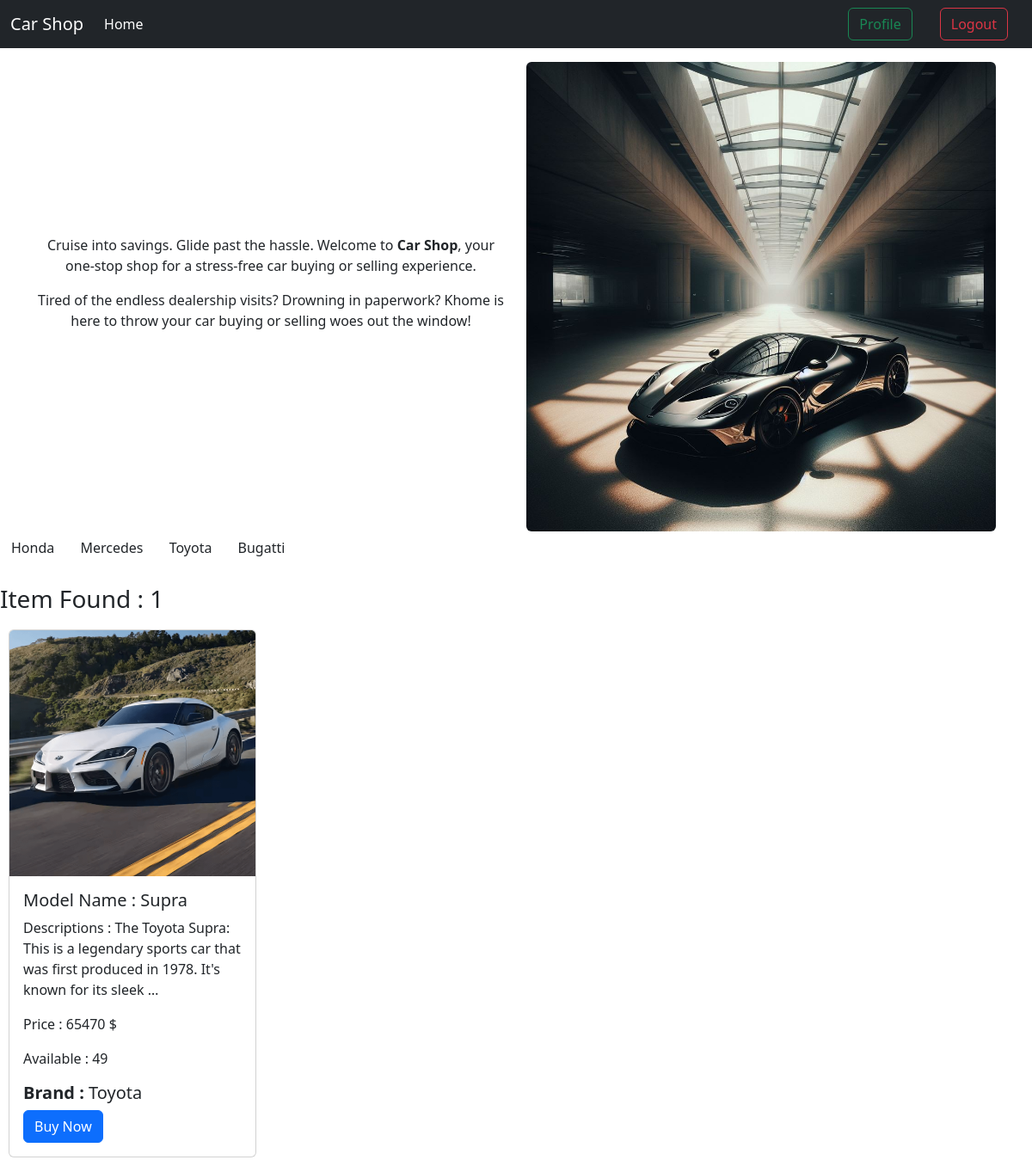
The page /brand/toyota/ (signed in) on the database its author committed.
### car_brand/models.py (models this page shows, shortened)
class Car_Brand(models.Model):
    model_name = models.CharField(max_length = 50)
    slug = models.SlugField(max_length=100,unique=True, null=True, blank=True)

### car_model/models.py (models this page shows, shortened)
class Car_Model(models.Model):
    image = models.ImageField(upload_to='car_model/media/uploads/', blank = True, null = True)
    car_name = models.CharField(max_length = 30)
    car_descriptions = models.TextField()
    car_price = models.CharField(max_length = 40)
    quantity = models.IntegerField(default=0)
    brand = models.ForeignKey(Car_Brand, on_delete = models.CASCADE)

### car_sell/views.py (the view)
# urls.py: 2. Add a URL to urlpatterns:  path('', views.home, name='home')
def home(request, Brand_slug = None):
    data = Car_Model.objects.all()
    if Brand_slug is not None:
        brand = Car_Brand.objects.get(slug = Brand_slug)
        data = Car_Model.objects.filter(brand = brand)
    brands = Car_Brand.objects.all()
    return render(request,'home.html',{'data':data, 'brand':brands})

### templates/home.html (shortened to what this page needs)
{% extends 'base.html' %} {% load static %} {% block content %}
<div class="container">
  <div class="row align-items-center">
    <div class="col-md-6">
      <div class="some_text text-center">
        <p>
          Cruise into savings. Glide past the hassle. Welcome to
          <strong>Car Shop</strong>, your one-stop shop for a stress-free car
          buying or selling experience.
        </p>
        <p>
          Tired of the endless dealership visits? Drowning in paperwork? Khome
          is here to throw your car buying or selling woes out the window!
        </p>
      </div>
    </div>
    <div class="col-md-6">
      <div class="car_image mt-3">
        <img src="{% static 'home.jpeg' %}" class="img-fluid rounded" alt="" />
      </div>
    </div>
  </div>
</div>
<div class="brands">
  {% for i in brand%}
  <a href="{% url 'brand_wise_search' i.slug %}" class="btn"
    >{{i.model_name}}</a
  >
  {% endfor %}
</div>
<h3 class="mt-4">Item Found : {{data | length}}</h3>
<div class="card-container d-flex flex-wrap">
  {% for d in data %}
  <div class="card" style="width: 18rem; margin: 10px">
    <img src="{{d.image.url}}" class="card-img-top" alt="..." />
    <div class="card-body">
      <h5 class="card-title">
        <a
          href="{% url 'detail_page' d.id %}"
          class="text-decoration-none text-dark"
          >Model Name : {{d.car_name}}</a
        >
      </h5>
      <p class="card-text">
        Descriptions : {{d.car_descriptions | truncatewords:20}}
      </p>
      <p class="card-text">Price : {{d.car_price}}</p>
      <p class="card-text">Available : {{d.quantity}}</p>
      <h5 class="card-text"><strong>Brand : </strong>{{d.brand.model_name}}</h5>
      {% if request.user.is_authenticated %}
      <form method="post" action="{% url 'buy_car' d.id %}">
        <button type="submit" class="btn btn-primary">Buy Now</button>
      </form>
      {% endif %}
    </div>
  </div>
  {% endfor %}
</div>
{% endblock %}

### rows shown on the page
Car_Brand: model_name "Honda"
Car_Brand: model_name "Mercedes"
Car_Brand: model_name "Toyota"
Car_Brand: model_name "Bugatti"
Car_Model: image (picture), car_name "Supra", car_descriptions "The Toyota Supra: This is a legendary sports car that was first produced in 1978. It's known for its sleek …", car_price "65470 $", quantity "49", brand.model_name "Toyota"

### other values the page prints
{{ data | length }} "1"
